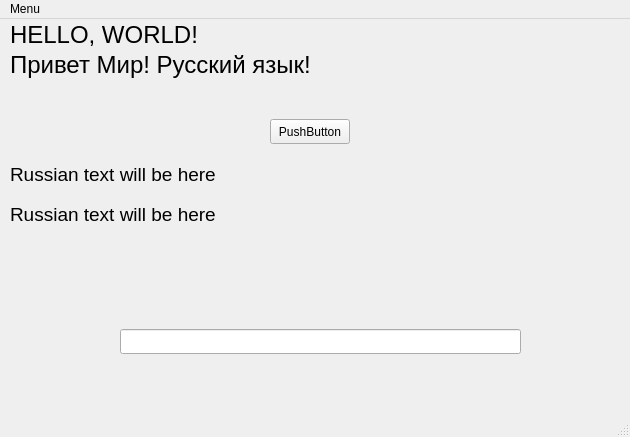
<?xml version="1.0" encoding="UTF-8"?>
<ui version="4.0">
 <class>MainWindow</class>
 <widget class="QMainWindow" name="MainWindow">
  <property name="geometry">
   <rect>
    <x>0</x>
    <y>0</y>
    <width>630</width>
    <height>437</height>
   </rect>
  </property>
  <property name="windowTitle">
   <string>MainWindow</string>
  </property>
  <widget class="QWidget" name="centralwidget">
   <widget class="QPushButton" name="pushButton">
    <property name="geometry">
     <rect>
      <x>270</x>
      <y>100</y>
      <width>80</width>
      <height>25</height>
     </rect>
    </property>
    <property name="text">
     <string>PushButton</string>
    </property>
   </widget>
   <widget class="QLineEdit" name="lineEdit">
    <property name="geometry">
     <rect>
      <x>120</x>
      <y>310</y>
      <width>401</width>
      <height>25</height>
     </rect>
    </property>
   </widget>
   <widget class="QLabel" name="label">
    <property name="geometry">
     <rect>
      <x>10</x>
      <y>0</y>
      <width>421</width>
      <height>31</height>
     </rect>
    </property>
    <property name="font">
     <font>
      <pointsize>18</pointsize>
     </font>
    </property>
    <property name="text">
     <string>HELLO, WORLD!</string>
    </property>
   </widget>
   <widget class="QLabel" name="label_2">
    <property name="geometry">
     <rect>
      <x>10</x>
      <y>30</y>
      <width>421</width>
      <height>31</height>
     </rect>
    </property>
    <property name="font">
     <font>
      <pointsize>18</pointsize>
     </font>
    </property>
    <property name="text">
     <string>Привет Мир! Русский язык!</string>
    </property>
   </widget>
   <widget class="QLabel" name="labelWin">
    <property name="geometry">
     <rect>
      <x>10</x>
      <y>130</y>
      <width>611</width>
      <height>51</height>
     </rect>
    </property>
    <property name="font">
     <font>
      <pointsize>14</pointsize>
     </font>
    </property>
    <property name="text">
     <string>Russian text will be here</string>
    </property>
   </widget>
   <widget class="QLabel" name="labelWinOrig">
    <property name="geometry">
     <rect>
      <x>10</x>
      <y>170</y>
      <width>611</width>
      <height>51</height>
     </rect>
    </property>
    <property name="font">
     <font>
      <pointsize>14</pointsize>
     </font>
    </property>
    <property name="text">
     <string>Russian text will be here</string>
    </property>
   </widget>
  </widget>
  <widget class="QMenuBar" name="menubar">
   <property name="geometry">
    <rect>
     <x>0</x>
     <y>0</y>
     <width>630</width>
     <height>22</height>
    </rect>
   </property>
   <widget class="QMenu" name="menuMenu">
    <property name="title">
     <string>Menu</string>
    </property>
    <addaction name="separator"/>
    <addaction name="actionItem"/>
    <addaction name="separator"/>
    <addaction name="actionSubmenu"/>
   </widget>
   <addaction name="menuMenu"/>
  </widget>
  <widget class="QStatusBar" name="statusbar"/>
  <action name="actionItem">
   <property name="text">
    <string>Item</string>
   </property>
  </action>
  <action name="actionSubmenu">
   <property name="text">
    <string>Submenu</string>
   </property>
  </action>
 </widget>
 <resources/>
 <connections/>
</ui>
